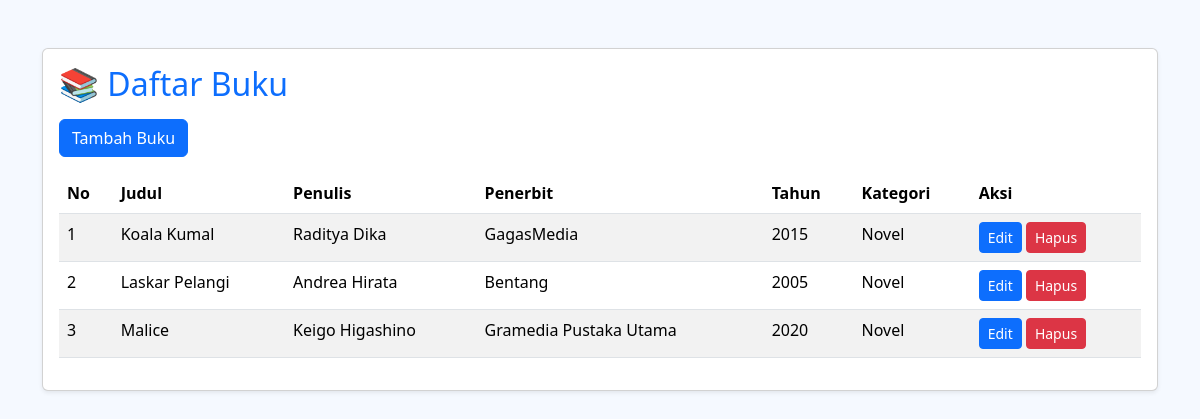
The page / on the database its author committed.
### tables this page shows
CREATE TABLE `buku` (
  `id_buku` int(11) NOT NULL,
  `judul` varchar(200) NOT NULL,
  `penulis` varchar(150) NOT NULL,
  `penerbit` varchar(150) NOT NULL,
  `tahun_terbit` int(11) NOT NULL,
  `id_kategori` int(11) DEFAULT NULL
);

CREATE TABLE `kategori` (
  `id_kategori` int(11) NOT NULL,
  `nama_kategori` varchar(100) NOT NULL
);

### daftarbuku.php (the view)
<?php
include "koneksi.php";
$query = mysqli_query($conn, "SELECT * FROM buku
JOIN kategori ON buku.id_kategori = kategori.id_kategori");
?>
<table class="table table-striped table-hover">
<thead>
<tr>
<th>No</th>
<th>Judul</th>
<th>Penulis</th>
<th>Penerbit</th>
<th>Tahun</th>
<th>Kategori</th>
<th>Aksi</th>
</tr>
</thead>
<tbody>
<?php
$no = 1;
while ($data = mysqli_fetch_array($query)) {
?>
<tr>
<td><?php echo $no++; ?></td>
<td><?php echo $data['judul']; ?></td>
<td><?php echo $data['penulis']; ?></td>
<td><?php echo $data['penerbit']; ?></td>
<td><?php echo $data['tahun_terbit']; ?></td>
<td><?php echo $data['nama_kategori']; ?></td>
<td>
<a href="edit.php?id=<?php echo $data['id_buku']; ?>" class="btn btn-primary btn-sm">Edit</a>
<a href="hapus.php?id=<?php echo $data['id_buku']; ?>" class="btn btn-danger btn-sm">Hapus</a>
</td>
</tr>
<?php } ?>
</tbody>
</table>

### index.php (shortened to what this page needs)
<!doctype html>
<html lang="en">
<head>
<link href="https://cdn.jsdelivr.net/npm/bootstrap@5.3.2/dist/css/bootstrap.min.css" rel="stylesheet">
</head>
<body style="background-color:#f5f9ff;">
<div class="container mt-5">
<div class="card shadow-sm">
<div class="card-body">
<h2 class="text-primary mb-3">📚 Daftar Buku</h2>
<a href="tambah.php" class="btn btn-primary mb-3">Tambah Buku</a>
<?php include "daftarbuku.php"; ?>
</div>
</div>
</div>
</body>
</html>

### rows shown on the page
buku: judul "Koala Kumal", penulis "Raditya Dika", penerbit "GagasMedia", tahun_terbit "2015", id_kategori.nama_kategori "Novel"
buku: judul "Laskar Pelangi", penulis "Andrea Hirata", penerbit "Bentang", tahun_terbit "2005", id_kategori.nama_kategori "Novel"
buku: judul "Malice", penulis "Keigo Higashino", penerbit "Gramedia Pustaka Utama", tahun_terbit "2020", id_kategori.nama_kategori "Novel"
